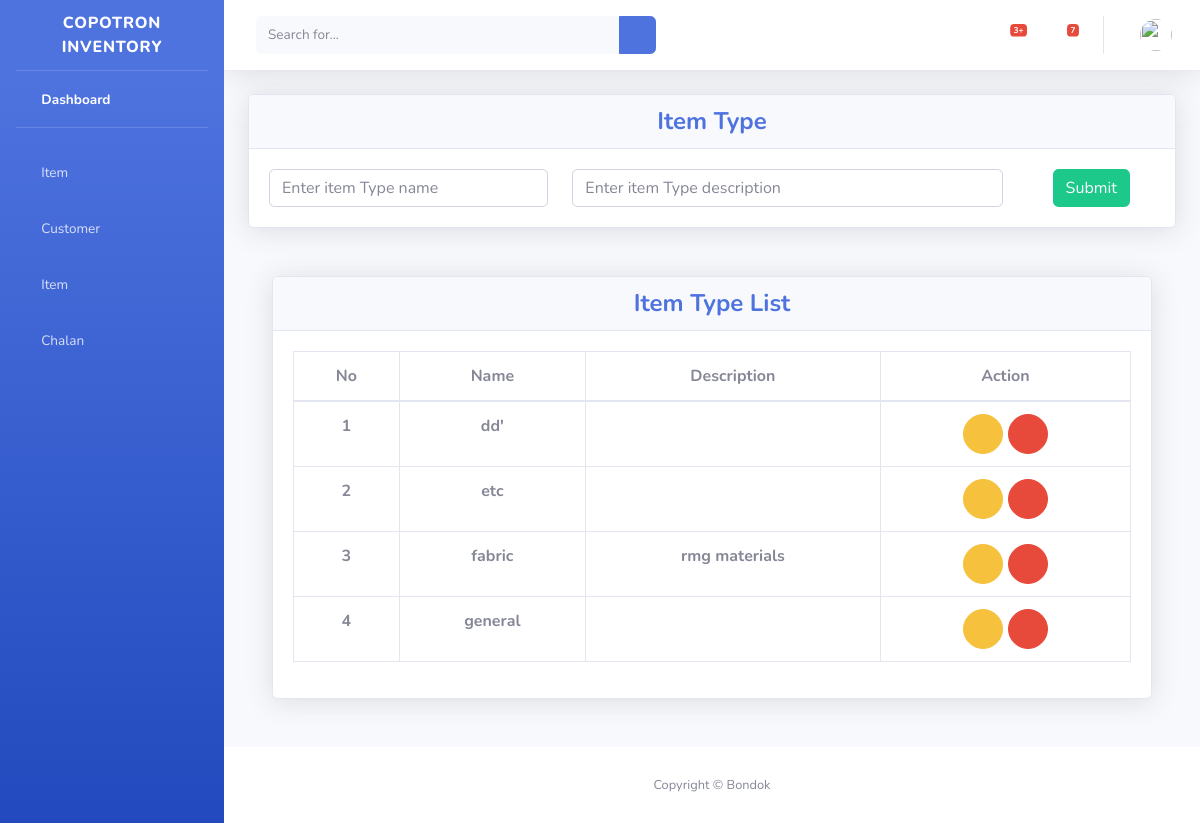
The page /item/item-type on the database as committed earlier.
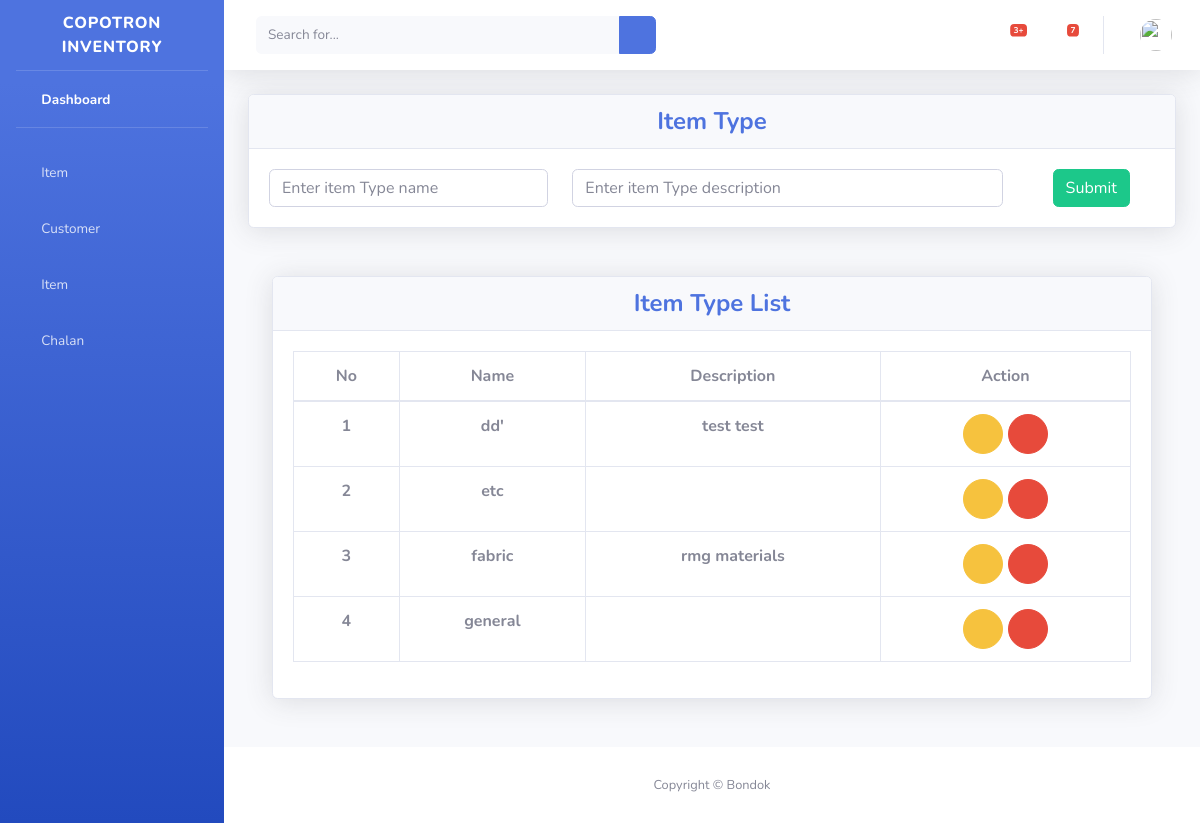
The same page on the database as committed later.
### item/models.py (models this page shows, shortened)
class ItemType(models.Model):
    name = models.CharField(max_length=50, null=True, blank=True)
    description = models.TextField(null=True, blank=True)
    class Meta:
        db_table = 'item_type'

### item/views.py (the view, shortened to what this page needs)
# urls.py: path("item-type", views.ItemTypeView.as_view(), name="item-type"),
class ItemTypeView(View):
    form_class = ItemTypeForm
    template_name = "item/item_type.html"
    def get(self, request):
        item_types = ItemType.objects.all().order_by("-id")
        context = {"item_types": item_types}
        return render(request, self.template_name, context)

### item/templates/item/item_type.html (shortened to what this page needs)
{% extends 'base.html' %}
{% load static %}
{% block main %}
<div class="container-fluid">
    <div class="row">
        <div class="col-lg-12 col-md-12 mb-4">
        <div class="card shadow mb-4">
        <div class="card-header py-6" align="center">
            <h4 class="m-0 font-weight-bold text-primary" >Item Type</h4>
        </div>
        <div class="card-body" align="center">
            <form method="POST" id="addUom" action="{% url 'item-type' %}">
                <div class="row">
                    <div class="col-4">
                        <input type="text" name="name"  class="form-control" placeholder="Enter item Type name" required>
                    </div>
                    <div class="col-6">
                        <input type="text" name="description"  class="form-control" placeholder="Enter item Type description">
                    </div>
                    <div class="col-2">
                        <button class="btn btn-success">Submit</button>
                    </div>
                </div>
            </form>
        </div>
        </div>
    </div>
</div>
<div class="container-fluid">
    <div class="row">
        <div class="col-lg-12 col-md-12 mb-4">
            <div class="card shadow mb-4">
            <div class="card-header py-6">
                <h4 class="m-0 font-weight-bold text-center text-primary">Item Type List</h4>
            </div>
            <div class="card-body">
                <div class="table-responsive">
                <table class="table table-bordered text-center" id="dataTable" width="100%" cellspacing="0">
                    <thead>
                    <tr>
                        <th>No</th>
                        <th>Name</th>
                        <th>Description</th>
                        <th>Action</th>
                    </tr>
                    </thead>
                    <tbody>
                        {% for val in item_types %}
                        <tr>
                            <th>{{ forloop.counter }}</th>
                            <th>{{ val.name }}</th>
                            <th>{{ val.description }}</th>
                            <th>
                                <a data-id="{{ val.id }}" data-target="#myModal"
                                    data-toggle="modal" class="edit_item_btn">
                                    <button class="btn btn-warning btn-circle">
                                        <i class="fas fa-exclamation-triangle"></i>
                                    </button>
                                </a>
                                <a data-id="{{ val.id }}"  class="delete_item_btn" value="{{csrf_token}}">
                                    <button class="btn btn-danger btn-circle">
                                        <i class="fas fa-trash"></i>
                                    </button>
                                </a>
                            </th>
                        </tr>
                        {% endfor %}
                    </tbody>
                </table>
                </div>
            </div>
            </div>
        </div>
        </div>
    </div>
</div>
{% endblock %}

Rows that differ between the two databases and show on the page:
changed ItemType "dd'": description (not shown) → "test test"
